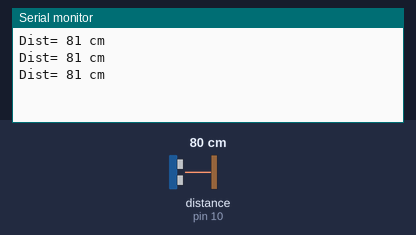
A sketch run on a simulated Arduino Uno, built with avr-gcc and run on an emulated ATmega328P. Parts: the last lines printed to the serial monitor. Inputs (shaded band) come from the test bench; at power-on: distance to the obstacle (sensor on pin 10) 80 cm. The echo pulse lasts 58.3 µs per cm.

Above: at 1.3 s.
1.4 s: distance to the obstacle (sensor on pin 10) set to 2 cm
At 1.9 s:
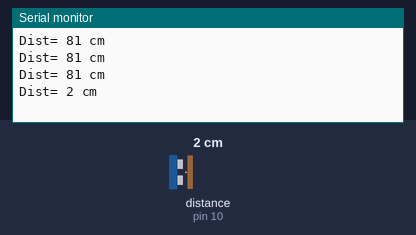
2.9 s: distance to the obstacle (sensor on pin 10) set to 4 cm
At 3.4 s:
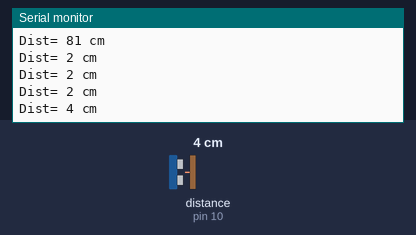
Timing chart, 0 to 5.9 s (numbered marks = the images above; inputs shaded):
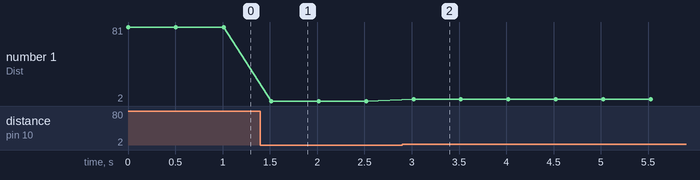

Measured:
- after the input at 1.4 s, the serial monitor: prints a new line after 0.12 s (image 1)
- after the input at 2.9 s, the serial monitor: prints a new line after 0.12 s (image 2)
- plotted number 1: 81 → 2 after the input at 1.4 s, 2 → 4 after the input at 2.9 s

The sketch:

UltraSonic.ino
```cpp
#include "NewPing.h"

#define TRIGGER_PIN 9
#define ECHO_PIN 10

#define MAX_DISTANCE 100

NewPing sonar(TRIGGER_PIN, ECHO_PIN, MAX_DISTANCE);


void setup() {
  // put your setup code here, to run once:
    Serial.begin(9600);

}

void loop() {
  // put your main code here, to run repeatedly:
    Serial.print("Dist= ");
    Serial.print(sonar.ping_cm());
    Serial.println(" cm");
    delay(500);
}
```
